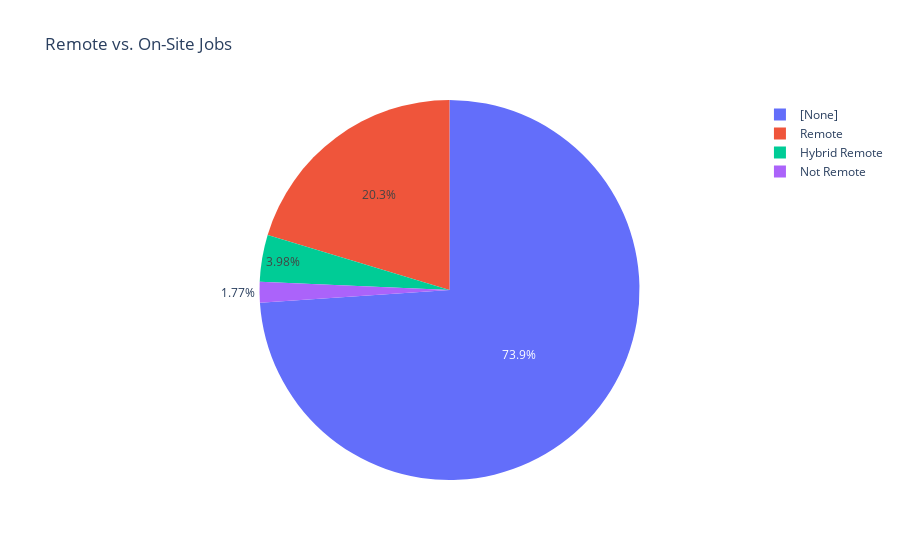

Notebook code for this chart:
### Markdown cell above
***Remote vs. On-Site Jobs ( Data Roles )***

### Code cell
fig = px.pie(df_roles, names="REMOTE_TYPE_NAME", title="Remote vs. On-Site Jobs")
fig.show()

### Figure 1 — Plotly figure (JSON) as saved in the notebook; plotly's stock layout.template omitted (floating-point values rounded to 4 significant figures; data arrays with more than 128 entries replaced by an {"elided": "..."} marker saying what was removed)
{"data": [{"domain": {"x": [0, 1], "y": [0, 1]}, "hovertemplate": "REMOTE_TYPE_NAME=%{label}<extra></extra>", "labels": {"elided": "10688 str values"}, "legendgroup": "", "name": "", "showlegend": true, "type": "pie"}], "layout": {"legend": {"tracegroupgap": 0}, "title": {"text": "Remote vs. On-Site Jobs"}}}
